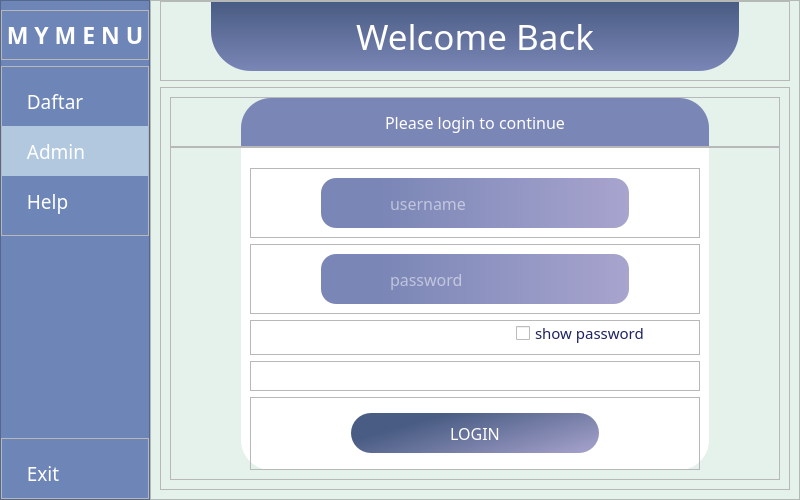
<?xml version="1.0" encoding="UTF-8"?>
<ui version="4.0">
 <class>Dialog</class>
 <widget class="QDialog" name="Dialog">
  <property name="geometry">
   <rect>
    <x>0</x>
    <y>0</y>
    <width>800</width>
    <height>500</height>
   </rect>
  </property>
  <property name="windowTitle">
   <string>Dialog</string>
  </property>
  <layout class="QHBoxLayout" name="horizontalLayout">
   <property name="spacing">
    <number>0</number>
   </property>
   <property name="leftMargin">
    <number>0</number>
   </property>
   <property name="topMargin">
    <number>0</number>
   </property>
   <property name="rightMargin">
    <number>0</number>
   </property>
   <property name="bottomMargin">
    <number>0</number>
   </property>
   <item>
    <widget class="QFrame" name="frame">
     <property name="minimumSize">
      <size>
       <width>150</width>
       <height>0</height>
      </size>
     </property>
     <property name="maximumSize">
      <size>
       <width>150</width>
       <height>16777215</height>
      </size>
     </property>
     <property name="styleSheet">
      <string notr="true">QFrame#frame{
background-color:rgb(110, 133, 183)
}




</string>
     </property>
     <property name="frameShape">
      <enum>QFrame::StyledPanel</enum>
     </property>
     <property name="frameShadow">
      <enum>QFrame::Raised</enum>
     </property>
     <layout class="QVBoxLayout" name="verticalLayout">
      <property name="leftMargin">
       <number>0</number>
      </property>
      <property name="rightMargin">
       <number>0</number>
      </property>
      <property name="bottomMargin">
       <number>0</number>
      </property>
      <item>
       <widget class="QFrame" name="frame_3">
        <property name="minimumSize">
         <size>
          <width>0</width>
          <height>50</height>
         </size>
        </property>
        <property name="maximumSize">
         <size>
          <width>16777215</width>
          <height>50</height>
         </size>
        </property>
        <property name="frameShape">
         <enum>QFrame::StyledPanel</enum>
        </property>
        <property name="frameShadow">
         <enum>QFrame::Raised</enum>
        </property>
        <layout class="QVBoxLayout" name="verticalLayout_2">
         <property name="spacing">
          <number>0</number>
         </property>
         <property name="leftMargin">
          <number>0</number>
         </property>
         <property name="topMargin">
          <number>0</number>
         </property>
         <property name="rightMargin">
          <number>0</number>
         </property>
         <property name="bottomMargin">
          <number>0</number>
         </property>
         <item>
          <widget class="QPushButton" name="pushButton_5">
           <property name="font">
            <font>
             <family>Tw Cen MT</family>
             <pointsize>17</pointsize>
             <weight>75</weight>
             <bold>true</bold>
            </font>
           </property>
           <property name="styleSheet">
            <string notr="true">QPushButton#pushButton_5{
background-color:none;
border-radius:0px;
color:rgb(255, 255, 255);
}

QPushButton#pushButton_5:hover{
color:rgb(196, 215, 224);
}</string>
           </property>
           <property name="text">
            <string>M Y M E N U</string>
           </property>
          </widget>
         </item>
        </layout>
       </widget>
      </item>
      <item alignment="Qt::AlignTop">
       <widget class="QFrame" name="frame_4">
        <property name="frameShape">
         <enum>QFrame::StyledPanel</enum>
        </property>
        <property name="frameShadow">
         <enum>QFrame::Raised</enum>
        </property>
        <layout class="QVBoxLayout" name="verticalLayout_3">
         <property name="spacing">
          <number>0</number>
         </property>
         <property name="leftMargin">
          <number>0</number>
         </property>
         <property name="topMargin">
          <number>9</number>
         </property>
         <property name="rightMargin">
          <number>0</number>
         </property>
         <item>
          <widget class="QPushButton" name="pushButton">
           <property name="minimumSize">
            <size>
             <width>0</width>
             <height>50</height>
            </size>
           </property>
           <property name="maximumSize">
            <size>
             <width>16777215</width>
             <height>50</height>
            </size>
           </property>
           <property name="font">
            <font>
             <family>Tw Cen MT</family>
             <pointsize>14</pointsize>
             <weight>50</weight>
             <italic>false</italic>
             <bold>false</bold>
             <stylestrategy>PreferDefault</stylestrategy>
            </font>
           </property>
           <property name="focusPolicy">
            <enum>Qt::NoFocus</enum>
           </property>
           <property name="contextMenuPolicy">
            <enum>Qt::DefaultContextMenu</enum>
           </property>
           <property name="layoutDirection">
            <enum>Qt::LeftToRight</enum>
           </property>
           <property name="styleSheet">
            <string notr="true">QPushButton#pushButton{
text-align:left;
padding-left:15px;
background-color:none;
border-radius:0px;
color:rgb(255, 255, 255);
}

QPushButton#pushButton:hover{
font-weight:900;
}


QPushButton#pushButton:pressed{
padding-left:20px;
padding-top:5px;
}</string>
           </property>
           <property name="text">
            <string>  Daftar</string>
           </property>
           <property name="icon">
            <iconset resource="icon.qrc">
             <normaloff>:/icon/feather_white/edit.svg</normaloff>:/icon/feather_white/edit.svg</iconset>
           </property>
           <property name="iconSize">
            <size>
             <width>20</width>
             <height>20</height>
            </size>
           </property>
           <property name="checkable">
            <bool>false</bool>
           </property>
          </widget>
         </item>
         <item>
          <widget class="QPushButton" name="pushButton_2">
           <property name="minimumSize">
            <size>
             <width>0</width>
             <height>50</height>
            </size>
           </property>
           <property name="maximumSize">
            <size>
             <width>16777215</width>
             <height>50</height>
            </size>
           </property>
           <property name="font">
            <font>
             <family>Tw Cen MT</family>
             <pointsize>14</pointsize>
            </font>
           </property>
           <property name="layoutDirection">
            <enum>Qt::LeftToRight</enum>
           </property>
           <property name="styleSheet">
            <string notr="true">QPushButton#pushButton_2{
text-align:left;
padding-left:15px;
background-color:rgb(178, 200, 223);
border-radius:0px;
color:rgb(255, 255, 255);
}

QPushButton#pushButton_2:hover{
font-weight:900;
}

QPushButton#pushButton_2:pressed{
padding-left:20px;
padding-top:5px;
}</string>
           </property>
           <property name="text">
            <string>  Admin</string>
           </property>
           <property name="icon">
            <iconset resource="icon.qrc">
             <normaloff>:/icon/feather_white/user.svg</normaloff>:/icon/feather_white/user.svg</iconset>
           </property>
           <property name="iconSize">
            <size>
             <width>20</width>
             <height>20</height>
            </size>
           </property>
          </widget>
         </item>
         <item>
          <widget class="QPushButton" name="pushButton_3">
           <property name="minimumSize">
            <size>
             <width>0</width>
             <height>50</height>
            </size>
           </property>
           <property name="maximumSize">
            <size>
             <width>16777215</width>
             <height>50</height>
            </size>
           </property>
           <property name="font">
            <font>
             <family>Tw Cen MT</family>
             <pointsize>14</pointsize>
            </font>
           </property>
           <property name="layoutDirection">
            <enum>Qt::LeftToRight</enum>
           </property>
           <property name="styleSheet">
            <string notr="true">QPushButton#pushButton_3{
text-align:left;
padding-left:15px;
background-color:none;
border-radius:0px;
color:rgb(255, 255, 255);
}

QPushButton#pushButton_3:hover{
font-weight:900;
}

QPushButton#pushButton_3:pressed{
padding-left:20px;
padding-top:5px;
}</string>
           </property>
           <property name="text">
            <string>  Help</string>
           </property>
           <property name="icon">
            <iconset resource="icon.qrc">
             <normaloff>:/icon/feather_white/help-circle.svg</normaloff>:/icon/feather_white/help-circle.svg</iconset>
           </property>
           <property name="iconSize">
            <size>
             <width>20</width>
             <height>20</height>
            </size>
           </property>
          </widget>
         </item>
        </layout>
       </widget>
      </item>
      <item alignment="Qt::AlignBottom">
       <widget class="QFrame" name="frame_5">
        <property name="frameShape">
         <enum>QFrame::StyledPanel</enum>
        </property>
        <property name="frameShadow">
         <enum>QFrame::Raised</enum>
        </property>
        <layout class="QVBoxLayout" name="verticalLayout_4">
         <property name="leftMargin">
          <number>0</number>
         </property>
         <property name="rightMargin">
          <number>0</number>
         </property>
         <property name="bottomMargin">
          <number>0</number>
         </property>
         <item>
          <widget class="QPushButton" name="pushButton_4">
           <property name="minimumSize">
            <size>
             <width>0</width>
             <height>50</height>
            </size>
           </property>
           <property name="maximumSize">
            <size>
             <width>16777215</width>
             <height>50</height>
            </size>
           </property>
           <property name="font">
            <font>
             <family>Tw Cen MT</family>
             <pointsize>14</pointsize>
            </font>
           </property>
           <property name="styleSheet">
            <string notr="true">QPushButton#pushButton_4{
text-align:left;
padding-left:15px;
background-color:none;
border-radius:0px;
color:rgb(255, 255, 255);
}

QPushButton#pushButton_4:hover{
font-weight:900;
}

QPushButton#pushButton_4:pressed{
padding-left:20px;
padding-top:5px;
}</string>
           </property>
           <property name="text">
            <string>  Exit</string>
           </property>
           <property name="icon">
            <iconset resource="icon.qrc">
             <normaloff>:/icon/feather_white/power.svg</normaloff>:/icon/feather_white/power.svg</iconset>
           </property>
           <property name="iconSize">
            <size>
             <width>20</width>
             <height>20</height>
            </size>
           </property>
          </widget>
         </item>
        </layout>
       </widget>
      </item>
     </layout>
    </widget>
   </item>
   <item>
    <widget class="QFrame" name="frame_2">
     <property name="styleSheet">
      <string notr="true">QFrame#frame_2{
background-color:rgb(229, 241, 235);
}
</string>
     </property>
     <property name="frameShape">
      <enum>QFrame::StyledPanel</enum>
     </property>
     <property name="frameShadow">
      <enum>QFrame::Raised</enum>
     </property>
     <layout class="QVBoxLayout" name="verticalLayout_5">
      <property name="topMargin">
       <number>0</number>
      </property>
      <item>
       <widget class="QFrame" name="frame_6">
        <property name="minimumSize">
         <size>
          <width>0</width>
          <height>80</height>
         </size>
        </property>
        <property name="maximumSize">
         <size>
          <width>16777215</width>
          <height>80</height>
         </size>
        </property>
        <property name="frameShape">
         <enum>QFrame::StyledPanel</enum>
        </property>
        <property name="frameShadow">
         <enum>QFrame::Raised</enum>
        </property>
        <layout class="QVBoxLayout" name="verticalLayout_6">
         <property name="leftMargin">
          <number>50</number>
         </property>
         <property name="topMargin">
          <number>0</number>
         </property>
         <property name="rightMargin">
          <number>50</number>
         </property>
         <item>
          <widget class="QLabel" name="label_2">
           <property name="font">
            <font>
             <family>Tw Cen MT</family>
             <pointsize>26</pointsize>
             <weight>50</weight>
             <italic>false</italic>
             <bold>false</bold>
            </font>
           </property>
           <property name="styleSheet">
            <string notr="true">QLabel#label_2{;
background-color:qlineargradient(spread:pad, x1:0, y1:0, x2:0, y2:1, stop:0 rgba(73, 92, 131, 255), stop:1 rgba(122, 134, 182, 255));
border-bottom-left-radius:40px;
border-bottom-right-radius:40px;
color:rgb(255, 255, 255);
}</string>
           </property>
           <property name="text">
            <string>Welcome Back</string>
           </property>
           <property name="alignment">
            <set>Qt::AlignCenter</set>
           </property>
          </widget>
         </item>
        </layout>
       </widget>
      </item>
      <item>
       <widget class="QFrame" name="frame_7">
        <property name="frameShape">
         <enum>QFrame::StyledPanel</enum>
        </property>
        <property name="frameShadow">
         <enum>QFrame::Raised</enum>
        </property>
        <layout class="QVBoxLayout" name="verticalLayout_7">
         <property name="spacing">
          <number>0</number>
         </property>
         <property name="topMargin">
          <number>9</number>
         </property>
         <item>
          <widget class="QFrame" name="frame_9">
           <property name="maximumSize">
            <size>
             <width>16777215</width>
             <height>50</height>
            </size>
           </property>
           <property name="frameShape">
            <enum>QFrame::StyledPanel</enum>
           </property>
           <property name="frameShadow">
            <enum>QFrame::Raised</enum>
           </property>
           <layout class="QVBoxLayout" name="verticalLayout_8">
            <property name="spacing">
             <number>9</number>
            </property>
            <property name="leftMargin">
             <number>70</number>
            </property>
            <property name="topMargin">
             <number>0</number>
            </property>
            <property name="rightMargin">
             <number>70</number>
            </property>
            <property name="bottomMargin">
             <number>0</number>
            </property>
            <item>
             <widget class="QLabel" name="label">
              <property name="maximumSize">
               <size>
                <width>16777215</width>
                <height>50</height>
               </size>
              </property>
              <property name="font">
               <font>
                <family>Tw Cen MT</family>
                <pointsize>12</pointsize>
               </font>
              </property>
              <property name="styleSheet">
               <string notr="true">QLabel#label{
background-color:rgb(122, 134, 182);
border-top-left-radius:30px;
border-top-right-radius:30px;
color:rgb(255, 255, 255);
}</string>
              </property>
              <property name="text">
               <string>Please login to continue</string>
              </property>
              <property name="alignment">
               <set>Qt::AlignCenter</set>
              </property>
             </widget>
            </item>
           </layout>
          </widget>
         </item>
         <item>
          <widget class="QFrame" name="frame_8">
           <property name="frameShape">
            <enum>QFrame::StyledPanel</enum>
           </property>
           <property name="frameShadow">
            <enum>QFrame::Raised</enum>
           </property>
           <layout class="QVBoxLayout" name="verticalLayout_9">
            <property name="leftMargin">
             <number>70</number>
            </property>
            <property name="topMargin">
             <number>0</number>
            </property>
            <property name="rightMargin">
             <number>70</number>
            </property>
            <item>
             <widget class="QFrame" name="frame_10">
              <property name="styleSheet">
               <string notr="true">QFrame#frame_10{
background-color:rgb(255, 255, 255);
border-bottom-left-radius:30px;
border-bottom-right-radius:30px;
}</string>
              </property>
              <property name="frameShape">
               <enum>QFrame::StyledPanel</enum>
              </property>
              <property name="frameShadow">
               <enum>QFrame::Raised</enum>
              </property>
              <layout class="QVBoxLayout" name="verticalLayout_10">
               <property name="topMargin">
                <number>20</number>
               </property>
               <property name="bottomMargin">
                <number>0</number>
               </property>
               <item>
                <widget class="QFrame" name="frame_11">
                 <property name="maximumSize">
                  <size>
                   <width>16777215</width>
                   <height>70</height>
                  </size>
                 </property>
                 <property name="font">
                  <font>
                   <family>Tw Cen MT</family>
                   <pointsize>14</pointsize>
                  </font>
                 </property>
                 <property name="frameShape">
                  <enum>QFrame::StyledPanel</enum>
                 </property>
                 <property name="frameShadow">
                  <enum>QFrame::Raised</enum>
                 </property>
                 <layout class="QHBoxLayout" name="horizontalLayout_2">
                  <property name="spacing">
                   <number>0</number>
                  </property>
                  <property name="leftMargin">
                   <number>70</number>
                  </property>
                  <property name="rightMargin">
                   <number>70</number>
                  </property>
                  <item>
                   <widget class="QFrame" name="frame_14">
                    <property name="maximumSize">
                     <size>
                      <width>60</width>
                      <height>16777215</height>
                     </size>
                    </property>
                    <property name="styleSheet">
                     <string notr="true">QFrame#frame_14{
background-color:rgb(122, 134, 182);;
border-top-left-radius:15px;
border-bottom-left-radius:15px;
}</string>
                    </property>
                    <property name="frameShape">
                     <enum>QFrame::StyledPanel</enum>
                    </property>
                    <property name="frameShadow">
                     <enum>QFrame::Raised</enum>
                    </property>
                    <layout class="QVBoxLayout" name="verticalLayout_11">
                     <property name="spacing">
                      <number>0</number>
                     </property>
                     <property name="leftMargin">
                      <number>0</number>
                     </property>
                     <property name="topMargin">
                      <number>0</number>
                     </property>
                     <property name="rightMargin">
                      <number>0</number>
                     </property>
                     <property name="bottomMargin">
                      <number>0</number>
                     </property>
                     <item>
                      <widget class="QLabel" name="label_3">
                       <property name="maximumSize">
                        <size>
                         <width>16777215</width>
                         <height>16777215</height>
                        </size>
                       </property>
                       <property name="styleSheet">
                        <string notr="true">QLabel#label_3{
background-color:none;
border-top-left-radius:15px;
border-bottom-left-radius:15px;
}</string>
                       </property>
                       <property name="text">
                        <string>&lt;html&gt;&lt;head/&gt;&lt;body&gt;&lt;p&gt;&lt;img src=&quot;:/icon/feather_white/user.svg&quot;/&gt;&lt;/p&gt;&lt;/body&gt;&lt;/html&gt;</string>
                       </property>
                       <property name="alignment">
                        <set>Qt::AlignCenter</set>
                       </property>
                      </widget>
                     </item>
                    </layout>
                   </widget>
                  </item>
                  <item>
                   <widget class="QFrame" name="frame_15">
                    <property name="maximumSize">
                     <size>
                      <width>250</width>
                      <height>16777215</height>
                     </size>
                    </property>
                    <property name="styleSheet">
                     <string notr="true">QFrame#frame_15{
background-color:qlineargradient(spread:pad, x1:0, y1:1, x2:1, y2:1, stop:0 rgba(122, 134, 182, 255), stop:1 rgba(168, 164, 206, 255));
border-top-right-radius:15px;
border-bottom-right-radius:15px;
}</string>
                    </property>
                    <property name="frameShape">
                     <enum>QFrame::StyledPanel</enum>
                    </property>
                    <property name="frameShadow">
                     <enum>QFrame::Raised</enum>
                    </property>
                    <layout class="QVBoxLayout" name="verticalLayout_12">
                     <item>
                      <widget class="QLineEdit" name="lineEdit">
                       <property name="maximumSize">
                        <size>
                         <width>16777215</width>
                         <height>50</height>
                        </size>
                       </property>
                       <property name="font">
                        <font>
                         <family>Tw Cen MT</family>
                         <pointsize>12</pointsize>
                        </font>
                       </property>
                       <property name="styleSheet">
                        <string notr="true">QLineEdit#lineEdit{
background-color:rgba(0, 0, 0, 0);
border:none;
color:rgb(255, 255, 255);
}</string>
                       </property>
                       <property name="placeholderText">
                        <string notr="true">username</string>
                       </property>
                      </widget>
                     </item>
                    </layout>
                   </widget>
                  </item>
                 </layout>
                </widget>
               </item>
               <item>
                <widget class="QFrame" name="frame_13">
                 <property name="maximumSize">
                  <size>
                   <width>16777215</width>
                   <height>70</height>
                  </size>
                 </property>
                 <property name="frameShape">
                  <enum>QFrame::StyledPanel</enum>
                 </property>
                 <property name="frameShadow">
                  <enum>QFrame::Raised</enum>
                 </property>
                 <layout class="QHBoxLayout" name="horizontalLayout_3">
                  <property name="spacing">
                   <number>0</number>
                  </property>
                  <property name="leftMargin">
                   <number>70</number>
                  </property>
                  <property name="rightMargin">
                   <number>70</number>
                  </property>
                  <property name="bottomMargin">
                   <number>9</number>
                  </property>
                  <item>
                   <widget class="QFrame" name="frame_16">
                    <property name="maximumSize">
                     <size>
                      <width>60</width>
                      <height>16777215</height>
                     </size>
                    </property>
                    <property name="styleSheet">
                     <string notr="true">QFrame#frame_16{
background-color:rgb(122, 134, 182);;
border-top-left-radius:15px;
border-bottom-left-radius:15px;
}</string>
                    </property>
                    <property name="frameShape">
                     <enum>QFrame::StyledPanel</enum>
                    </property>
                    <property name="frameShadow">
                     <enum>QFrame::Raised</enum>
                    </property>
                    <layout class="QVBoxLayout" name="verticalLayout_13">
                     <property name="leftMargin">
                      <number>0</number>
                     </property>
                     <property name="topMargin">
                      <number>0</number>
                     </property>
                     <property name="rightMargin">
                      <number>0</number>
                     </property>
                     <property name="bottomMargin">
                      <number>0</number>
                     </property>
                     <item>
                      <widget class="QLabel" name="label_4">
                       <property name="text">
                        <string>&lt;html&gt;&lt;head/&gt;&lt;body&gt;&lt;p&gt;&lt;img src=&quot;:/icon/feather_white/lock.svg&quot;/&gt;&lt;/p&gt;&lt;/body&gt;&lt;/html&gt;</string>
                       </property>
                       <property name="alignment">
                        <set>Qt::AlignCenter</set>
                       </property>
                      </widget>
                     </item>
                    </layout>
                   </widget>
                  </item>
                  <item>
                   <widget class="QFrame" name="frame_17">
                    <property name="maximumSize">
                     <size>
                      <width>250</width>
                      <height>16777215</height>
                     </size>
                    </property>
                    <property name="styleSheet">
                     <string notr="true">QFrame#frame_17{
background-color:qlineargradient(spread:pad, x1:0, y1:1, x2:1, y2:1, stop:0 rgba(122, 134, 182, 255), stop:1 rgba(168, 164, 206, 255));
border-top-right-radius:15px;
border-bottom-right-radius:15px;
}</string>
                    </property>
                    <property name="frameShape">
                     <enum>QFrame::StyledPanel</enum>
                    </property>
                    <property name="frameShadow">
                     <enum>QFrame::Raised</enum>
                    </property>
                    <layout class="QVBoxLayout" name="verticalLayout_14">
                     <item>
                      <widget class="QLineEdit" name="lineEdit_2">
                       <property name="maximumSize">
                        <size>
                         <width>16777215</width>
                         <height>50</height>
                        </size>
                       </property>
                       <property name="font">
                        <font>
                         <family>Tw Cen MT</family>
                         <pointsize>12</pointsize>
                        </font>
                       </property>
                       <property name="styleSheet">
                        <string notr="true">QLineEdit#lineEdit_2{
background-color:rgba(0, 0, 0, 0);
border:none;
color:rgb(255, 255, 255);
}</string>
                       </property>
                       <property name="placeholderText">
                        <string>password</string>
                       </property>
                      </widget>
                     </item>
                    </layout>
                   </widget>
                  </item>
                 </layout>
                </widget>
               </item>
               <item>
                <widget class="QFrame" name="frame_19">
                 <property name="maximumSize">
                  <size>
                   <width>16777215</width>
                   <height>35</height>
                  </size>
                 </property>
                 <property name="frameShape">
                  <enum>QFrame::StyledPanel</enum>
                 </property>
                 <property name="frameShadow">
                  <enum>QFrame::Raised</enum>
                 </property>
                 <layout class="QVBoxLayout" name="verticalLayout_17">
                  <property name="spacing">
                   <number>0</number>
                  </property>
                  <property name="leftMargin">
                   <number>265</number>
                  </property>
                  <property name="topMargin">
                   <number>0</number>
                  </property>
                  <item>
                   <widget class="QCheckBox" name="checkBox">
                    <property name="font">
                     <font>
                      <family>Tw Cen MT</family>
                      <pointsize>11</pointsize>
                     </font>
                    </property>
                    <property name="styleSheet">
                     <string notr="true">color:rgb(32, 36, 95);</string>
                    </property>
                    <property name="text">
                     <string>show password</string>
                    </property>
                   </widget>
                  </item>
                 </layout>
                </widget>
               </item>
               <item>
                <widget class="QFrame" name="frame_18">
                 <property name="maximumSize">
                  <size>
                   <width>16777215</width>
                   <height>30</height>
                  </size>
                 </property>
                 <property name="frameShape">
                  <enum>QFrame::StyledPanel</enum>
                 </property>
                 <property name="frameShadow">
                  <enum>QFrame::Raised</enum>
                 </property>
                 <layout class="QVBoxLayout" name="verticalLayout_15">
                  <property name="spacing">
                   <number>0</number>
                  </property>
                  <property name="leftMargin">
                   <number>0</number>
                  </property>
                  <property name="topMargin">
                   <number>0</number>
                  </property>
                  <property name="rightMargin">
                   <number>0</number>
                  </property>
                  <property name="bottomMargin">
                   <number>0</number>
                  </property>
                  <item>
                   <widget class="QLabel" name="label_5">
                    <property name="font">
                     <font>
                      <family>Tw Cen MT</family>
                      <pointsize>12</pointsize>
                     </font>
                    </property>
                    <property name="styleSheet">
                     <string notr="true">color:rgb(255, 84, 124);</string>
                    </property>
                    <property name="text">
                     <string/>
                    </property>
                    <property name="alignment">
                     <set>Qt::AlignCenter</set>
                    </property>
                   </widget>
                  </item>
                 </layout>
                </widget>
               </item>
               <item>
                <widget class="QFrame" name="frame_12">
                 <property name="frameShape">
                  <enum>QFrame::StyledPanel</enum>
                 </property>
                 <property name="frameShadow">
                  <enum>QFrame::Raised</enum>
                 </property>
                 <layout class="QVBoxLayout" name="verticalLayout_16">
                  <property name="leftMargin">
                   <number>100</number>
                  </property>
                  <property name="rightMargin">
                   <number>100</number>
                  </property>
                  <item>
                   <widget class="QPushButton" name="pushButton_6">
                    <property name="maximumSize">
                     <size>
                      <width>16777215</width>
                      <height>40</height>
                     </size>
                    </property>
                    <property name="font">
                     <font>
                      <family>Tw Cen MT</family>
                      <pointsize>12</pointsize>
                     </font>
                    </property>
                    <property name="styleSheet">
                     <string notr="true">QPushButton#pushButton_6{
background-color:qlineargradient(spread:pad, x1:0.108, y1:0.506, x2:1, y2:1, stop:0 rgba(73, 92, 131, 255), stop:1 rgba(168, 164, 206, 255));
border-top-left-radius:20px;
border-bottom-left-radius:20px;
border-top-right-radius:20px;
border-bottom-right-radius:20px;
color:rgb(255, 255, 255);

}

QPushButton#pushButton_6:hover{
background-color:qlineargradient(spread:pad, x1:0.108, y1:0.506, x2:1, y2:1, stop:0 rgba(122, 134, 182, 255), stop:1 rgba(200, 182, 226, 255));
}

QPushButton#pushButton_6:pressed{
padding-left:5px;
padding-top:5px;
}</string>
                    </property>
                    <property name="text">
                     <string>LOGIN</string>
                    </property>
                   </widget>
                  </item>
                 </layout>
                </widget>
               </item>
              </layout>
             </widget>
            </item>
           </layout>
          </widget>
         </item>
        </layout>
       </widget>
      </item>
     </layout>
    </widget>
   </item>
  </layout>
 </widget>
 <resources>
  <include location="icon.qrc"/>
 </resources>
 <connections/>
</ui>
